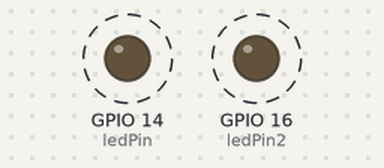
A sketch run on a simulated ESP32. Parts: output pins drawn as LEDs (lit = HIGH). Dashed ring = blinking. What the sketch prints to the serial monitor is not drawn.

Above: at 1.2 s.
Timing chart, 0 to 5.6 s (numbered marks = the images above):
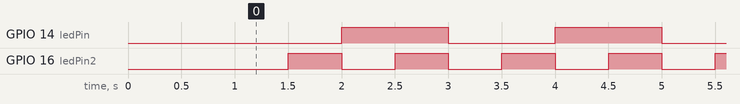

The sketch:

Timer_1s.ino
```cpp
// ESP32 - Implementação de timer usando millis()
// É necessário selecionar a placa "DOIT ESP32 DEVKIT V1"

// Constantes para os pinos
const int ledPin = 14;   // LED principal
const int ledPin2 = 16;  // LED secundário

// Variáveis para controle dos "timers" virtuais
unsigned long timer1LastTrigger = 0;
const unsigned long timer1Interval = 1000;  // 1 segundo
int timer1Counter = 0;

unsigned long timer2LastTrigger = 0;
const unsigned long timer2Interval = 500;   // 0.5 segundo
int timer2Counter = 0;

// Estados dos LEDs
bool ledState = false;
bool led2State = false;

void setup() {
  // Inicializa pinos dos LEDs
  pinMode(ledPin, OUTPUT);
  pinMode(ledPin2, OUTPUT);
  digitalWrite(ledPin, LOW);
  digitalWrite(ledPin2, LOW);

  // Inicializa comunicação serial
  Serial.begin(115200);
  delay(1000);
  Serial.println("\n\nESP32 Timers Baseados em millis()");

  // Inicializa os tempos de referência
  timer1LastTrigger = millis();
  timer2LastTrigger = millis();

  Serial.println("Sistema iniciado - Usando timers por software");
}

// Função para verificar se um timer "disparou"
bool checkTimer(unsigned long &lastTrigger, unsigned long interval) {
  unsigned long currentTime = millis();

  // Verifica se passou o intervalo desejado
  if (currentTime - lastTrigger >= interval) {
    lastTrigger = currentTime;  // Atualiza o tempo da última verificação
    return true;                // Timer "disparou"
  }

  return false;  // Timer não disparou ainda
}

void loop() {
  // Verifica o "Timer 1" (1 segundo)
  if (checkTimer(timer1LastTrigger, timer1Interval)) {
    // Ações que seriam executadas pela interrupção do Timer 1
    timer1Counter++;
    ledState = !ledState;
    digitalWrite(ledPin, ledState);

    // Informação sobre o "disparo" do timer
    Serial.print("Timer 1 disparou! Contagem: ");
    Serial.println(timer1Counter);

    // Podemos consultar o tempo exato em que o timer disparou
    Serial.print("Momento do disparo: ");
    Serial.print(timer1LastTrigger);
    Serial.println(" ms desde o início");
  }

  // Verifica o "Timer 2" (0.5 segundo)
  if (checkTimer(timer2LastTrigger, timer2Interval)) {
    // Ações que seriam executadas pela interrupção do Timer 2
    timer2Counter++;
    led2State = !led2State;
    digitalWrite(ledPin2, led2State);

    // Mostra informação apenas a cada 10 disparos para não sobrecarregar o serial
    if (timer2Counter % 10 == 0) {
      Serial.print("Timer 2 disparou 10x! Contagem total: ");
      Serial.println(timer2Counter);
    }
  }

  // Podemos ler o valor "atual" do timer a qualquer momento
  // calculando quanto tempo se passou desde o último disparo
  unsigned long timer1CurrentValue = millis() - timer1LastTrigger;
  unsigned long timer2CurrentValue = millis() - timer2LastTrigger;

  // Mostrar os valores dos timers a cada segundo (usando um terceiro "timer")
  static unsigned long statusLastUpdate = 0;
  if (millis() - statusLastUpdate >= 3000) {  // A cada 3 segundos
    statusLastUpdate = millis();

    Serial.println("\n--- Status dos Timers ---");
    Serial.print("Timer 1: ");
    Serial.print(timer1CurrentValue);
    Serial.print(" / ");
    Serial.print(timer1Interval);
    Serial.print(" ms (");
    Serial.print((timer1CurrentValue * 100) / timer1Interval);
    Serial.println("%)");

    Serial.print("Timer 2: ");
    Serial.print(timer2CurrentValue);
    Serial.print(" / ");
    Serial.print(timer2Interval);
    Serial.print(" ms (");
    Serial.print((timer2CurrentValue * 100) / timer2Interval);
    Serial.println("%)");
    Serial.println("------------------------\n");
  }
}
```

Measured:
- by itself, GPIO 14 (ledPin): alternates HIGH for 1.0 s and LOW for 1.0 s
- by itself, GPIO 16 (ledPin2): alternates HIGH for 0.50 s and LOW for 0.50 s
